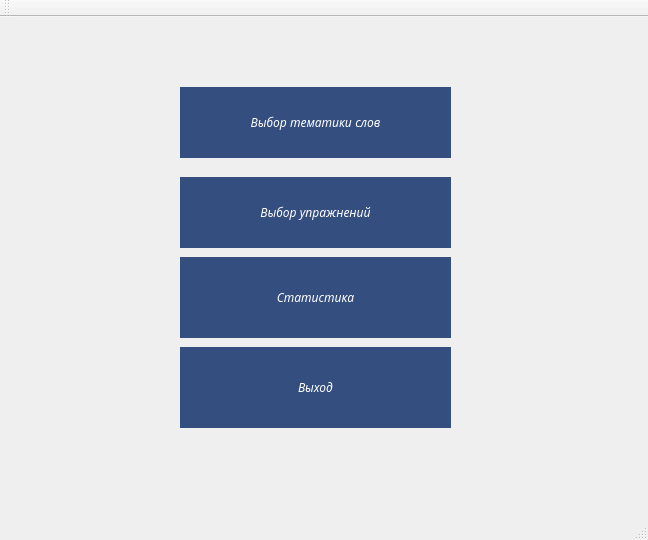
<?xml version="1.0" encoding="UTF-8"?>
<ui version="4.0">
 <class>MainWindow</class>
 <widget class="QMainWindow" name="MainWindow">
  <property name="geometry">
   <rect>
    <x>0</x>
    <y>0</y>
    <width>648</width>
    <height>540</height>
   </rect>
  </property>
  <property name="windowTitle">
   <string>ParlerFrancais</string>
  </property>
  <property name="windowIcon">
   <iconset>
    <normaloff>res/pic.png</normaloff>res/pic.png</iconset>
  </property>
  <widget class="QWidget" name="centralWidget">
   <widget class="QPushButton" name="pushButton">
    <property name="geometry">
     <rect>
      <x>180</x>
      <y>70</y>
      <width>271</width>
      <height>71</height>
     </rect>
    </property>
    <property name="font">
     <font>
      <family>Brokgauz &amp; Efron</family>
      <weight>50</weight>
      <italic>true</italic>
      <bold>false</bold>
     </font>
    </property>
    <property name="styleSheet">
     <string notr="true">color: rgb(255, 255, 255);
ont: 21px &quot;Comic Sans MS&quot;;
border: 0px;
background-color: rgb(52, 78, 127);</string>
    </property>
    <property name="text">
     <string>Выбор тематики слов</string>
    </property>
    <property name="icon">
     <iconset>
      <normaloff>res/background.jpg</normaloff>res/background.jpg</iconset>
    </property>
   </widget>
   <widget class="QPushButton" name="pushButton_2">
    <property name="geometry">
     <rect>
      <x>180</x>
      <y>160</y>
      <width>271</width>
      <height>71</height>
     </rect>
    </property>
    <property name="font">
     <font>
      <family>Brokgauz &amp; Efron</family>
      <italic>true</italic>
     </font>
    </property>
    <property name="styleSheet">
     <string notr="true">color: rgb(255, 255, 255);ont: 21px &quot;Comic Sans MS&quot;;
border: 0px;
background-color: rgb(52, 78, 127);</string>
    </property>
    <property name="text">
     <string>Выбор упражнений</string>
    </property>
    <property name="icon">
     <iconset resource="res.qrc">
      <normaloff>:/res/pen.jpg</normaloff>:/res/pen.jpg</iconset>
    </property>
   </widget>
   <widget class="QPushButton" name="pushButton_3">
    <property name="geometry">
     <rect>
      <x>180</x>
      <y>240</y>
      <width>271</width>
      <height>81</height>
     </rect>
    </property>
    <property name="font">
     <font>
      <family>Brokgauz &amp; Efron</family>
      <italic>true</italic>
     </font>
    </property>
    <property name="styleSheet">
     <string notr="true">color: rgb(255, 255, 255);
fot: 21px &quot;Comic Sans MS&quot;;
border: 0px;
background-color: rgb(52, 78, 127);</string>
    </property>
    <property name="text">
     <string>Статистика</string>
    </property>
    <property name="icon">
     <iconset resource="res.qrc">
      <normaloff>:/res/statistics.png</normaloff>:/res/statistics.png</iconset>
    </property>
   </widget>
   <widget class="QPushButton" name="pushButton_4">
    <property name="geometry">
     <rect>
      <x>180</x>
      <y>330</y>
      <width>271</width>
      <height>81</height>
     </rect>
    </property>
    <property name="font">
     <font>
      <family>Brokgauz &amp; Efron</family>
      <italic>true</italic>
     </font>
    </property>
    <property name="styleSheet">
     <string notr="true">color: rgb(255, 255, 255);ont: 21px &quot;Cmic Sans MS&quot;;
border: 0px;
background-color: rgb(52, 78, 127);</string>
    </property>
    <property name="text">
     <string>Выход</string>
    </property>
    <property name="icon">
     <iconset resource="res.qrc">
      <normaloff>:/res/exit.png</normaloff>:/res/exit.png</iconset>
    </property>
   </widget>
  </widget>
  <widget class="QMenuBar" name="menuBar">
   <property name="geometry">
    <rect>
     <x>0</x>
     <y>0</y>
     <width>648</width>
     <height>22</height>
    </rect>
   </property>
  </widget>
  <widget class="QToolBar" name="mainToolBar">
   <attribute name="toolBarArea">
    <enum>TopToolBarArea</enum>
   </attribute>
   <attribute name="toolBarBreak">
    <bool>false</bool>
   </attribute>
  </widget>
  <widget class="QStatusBar" name="statusBar"/>
 </widget>
 <layoutdefault spacing="6" margin="11"/>
 <resources>
  <include location="res.qrc"/>
 </resources>
 <connections/>
</ui>
